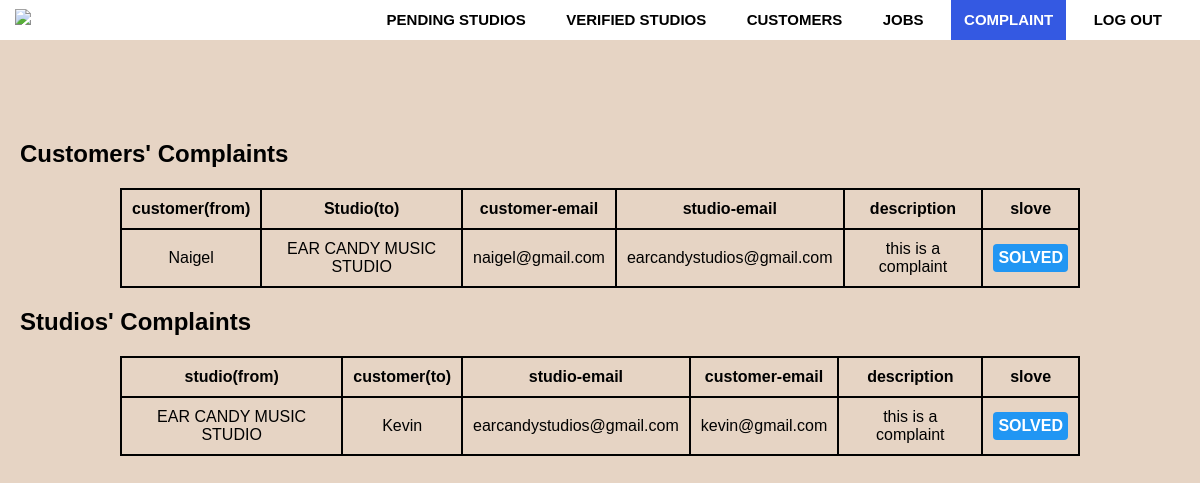
The page /admin/complaint.php on the database its author committed.
### tables this page shows
CREATE TABLE `complaint` (
  `complaint_id` int(100) NOT NULL,
  `c_id` int(100) NOT NULL,
  `studio_id` int(100) NOT NULL,
  `com_description` varchar(500) NOT NULL,
  `flag` int(10) NOT NULL
);

CREATE TABLE `customer` (
  `c_id` int(6) NOT NULL,
  `first_name` varchar(60) NOT NULL,
  `last_name` varchar(60) NOT NULL,
  `email` varchar(60) NOT NULL,
  `tele_no` int(10) NOT NULL,
  `password` varchar(60) NOT NULL,
  `email_verified` tinyint(1) NOT NULL DEFAULT 0,
  `blocked` int(1) NOT NULL DEFAULT 0,
  `image` varchar(500) NOT NULL,
  `status` varchar(10) NOT NULL DEFAULT 'Active now'
);

CREATE TABLE `studio` (
  `studio_id` int(5) NOT NULL,
  `studio_name` varchar(100) NOT NULL,
  `s_address_line1` varchar(100) NOT NULL,
  `s_address_line2` varchar(100) NOT NULL,
  `s_city` varchar(100) NOT NULL,
  `distric` varchar(100) NOT NULL,
  `postalcode` varchar(100) NOT NULL,
  `s_email` varchar(100) NOT NULL,
  `password` varchar(200) NOT NULL,
  `s_tele_no` int(20) NOT NULL,
  `paypal` varchar(100) NOT NULL,
  `owner_id` int(100) NOT NULL,
  `profile` varchar(500) NOT NULL,
  `cover` varchar(500) NOT NULL,
  `description` text NOT NULL,
  `latitude` varchar(50) NOT NULL,
  `longitude` varchar(50) NOT NULL,
  `verified` tinyint(4) NOT NULL DEFAULT 0,
  `email_verified` tinyint(1) NOT NULL DEFAULT 0,
  `owner_verified` tinyint(1) NOT NULL DEFAULT 0,
  `blocked` int(1) NOT NULL DEFAULT 0,
  `status` varchar(10) NOT NULL DEFAULT 'Active now'
);

### admin/complaint.php (the view, shortened to what this page needs)
<?php
                    $errors1= array();
                    $errors2= array();
                    $query1="SELECT * FROM complaint JOIN studio ON  studio.studio_id = complaint.studio_id JOIN customer ON customer.c_id=complaint.c_id WHERE complaint.flag=1 ";
                    $result_set1=mysqli_query($connection,$query1);
                            if($result_set1){
                                if(mysqli_num_rows($result_set1)==0){
                                     $errors1[]="There is no complaints from customers";
                                }
                                else{
                                    $table1 = "<table style='min-width:80%; max-width:80%;'>";
                                    $table1 .= "<tr><th>customer(from)</th><th>Studio(to)</th><th>customer-email</th><th>studio-email</th><th>description</th><th>slove</th>";
                                    while($record =mysqli_fetch_assoc($result_set1)){
                                       $complaint_id=$record['complaint_id'];
                                       $table1 .= "<tr>";
                                       $table1.= "<td>".$record['first_name']."</td>";
                                       $table1.= "<td>".$record['studio_name']."</td>";
                                       $table1.= "<td>".$record['email']."</td>";
                                       $table1.= "<td>".$record['s_email']."</td>";
                                       $table1.= "<td>".$record['com_description']."</td>";
                                       $table1 .= "<td>"."<form action='complaint.php?cus_complaint_id=$complaint_id' method='post' ><button type='submit' name='solve'>SOLVED</button></form>"."</td>";
                                       $table1.= "</tr>";
                                    }
                                    $table1.= "</table>";
                                }
                            }
                            else{
                            }
                    $query2="SELECT * FROM complaint JOIN studio ON  studio.studio_id = complaint.studio_id JOIN customer ON customer.c_id=complaint.c_id  WHERE complaint.flag=0 ";
                    $result_set2=mysqli_query($connection,$query2);
                            if($result_set2){
                                if(mysqli_num_rows($result_set2)==0){
                                    $errors2[]="There is no complaints from studios";
                                }
                                else{
                                    $table2 = "<table style='min-width:80%; max-width:80%;'>";
                                    $table2 .= "<tr><th>studio(from)</th><th>customer(to)</th><th>studio-email</th><th>customer-email</th><th>description</th><th>slove</th>";
                                    while($record =mysqli_fetch_assoc($result_set2)){
                                        $complaint_id=$record['complaint_id'];
                                        $table2 .= "<tr>";
                                            $table2.= "<td>".$record['studio_name']."</td>";
                                            $table2.= "<td>".$record['first_name']."</td>";
                                            $table2.= "<td>".$record['s_email']."</td>";
                                            $table2.= "<td>".$record['email']."</td>";
                                            $table2.= "<td>".$record['com_description']."</td>";
                                            $table2 .= "<td>"."<form action=complaint.php?stud_complaint_id=$complaint_id method='post' ><button type='submit' name='solve'>SOLVED</button></form>"."</td>";
                                        $table2.= "</tr>";
                                    }
                                    $table2.= "</table>";
                                }
                            }
    ?>
<!DOCTYPE html>
<html>
<head>
   <link rel="stylesheet" type="text/css" href="css/admin.css">
   <?php  require_once('inc/navbar.php'); ?>
</head>
<body>
    <div class="row" >
         <div class="section">
                <?php
                if(!empty($errors1)){
                    foreach($errors1 as $error){
                        echo '<div class="error">';
                        echo $error . '<br>';
                        echo '</div>';
                    }
                }else{
                    echo "<h2 style='padding:20px;'>Customers' Complaints</h2>";
                    echo $table1;
                }
            ?>
        </div>
        <div class="section" >
                            <?php
                                if(!empty($errors2)){
                                    foreach($errors2 as $error){
                                    echo '<div class="error">';
                                    echo $error . '<br>';
                                    echo '</div>';
                                    }
                            }
                            else{
                                echo "<h2 style='padding:20px;'>Studios' Complaints</h2>";
                                echo $table2;
                            }
                            ?>
        </div>
</div>
</body>
</html>

### admin/css/admin.css (style rules this page uses)
body { margin: 0; padding: 0; font-family: Arial, Helvetica, sans-serif; background-color: rgb(230, 212, 196); height:100vh; overflow:inherit; }
.row { width: 100%; position: absolute; top:15%; display:block; }
button { width: 100%; padding: 5px; box-sizing: border-box; border-radius: 4px; background: #2196F3; color: white; font-weight: bold; font-size: 16px; border:none; cursor: pointer; background-position: 10px 10px; }
table { border-collapse : collapse; max-width: 95%; margin-left: auto; margin-right: auto; display: block; }
td,th { border: 2px solid black; text-align:center; padding: 10px; }

### admin/inc/navbar.php (style rules this page uses)
* { padding: 0; margin: 0; text-decoration: none; list-style: none; box-sizing: border-box; }

### rows shown on the page
complaint: c.first_name "Naigel", studio.studio_name "EAR CANDY MUSIC STUDIO", c.email "naigel@gmail.com", studio.s_email "earcandystudios@gmail.com", com_description "this is a complaint"
complaint: studio.studio_name "EAR CANDY MUSIC STUDIO", c.first_name "Kevin", studio.s_email "earcandystudios@gmail.com", c.email "kevin@gmail.com", com_description "this is a complaint"
